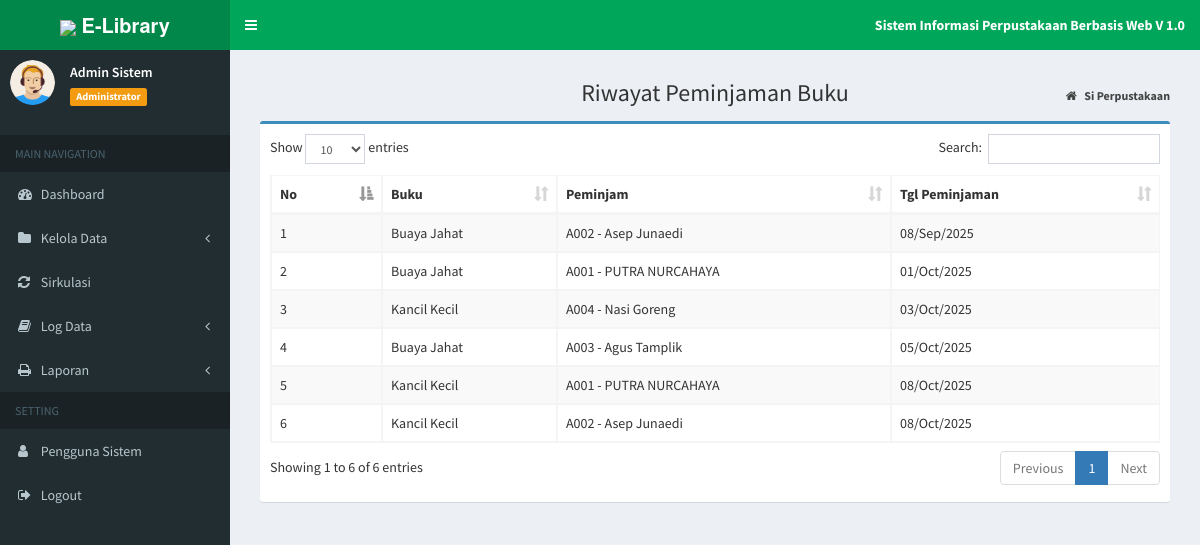
The app's page /index.php?page=log_pinjam (signed in) with its own data.
### tables this page shows
CREATE TABLE `log_pinjam` (
  `id_log` int(11) NOT NULL,
  `id_buku` varchar(10) NOT NULL,
  `id_anggota` varchar(10) NOT NULL,
  `tgl_pinjam` date NOT NULL
);

CREATE TABLE `tb_buku` (
  `id_buku` varchar(10) NOT NULL,
  `judul_buku` varchar(50) NOT NULL,
  `pengarang` varchar(50) NOT NULL,
  `penerbit` varchar(50) NOT NULL,
  `th_terbit` year(4) NOT NULL
);

CREATE TABLE `tb_anggota` (
  `id_anggota` varchar(10) NOT NULL,
  `nama` varchar(50) NOT NULL,
  `jekel` enum('Laki-laki','Perempuan') NOT NULL,
  `kelas` varchar(50) NOT NULL,
  `no_hp` varchar(15) NOT NULL
);

### admin/log/log_pinjam.php (the view)
<section class="content-header">
	<h1 style="text-align:center;">
		Riwayat Peminjaman Buku
	</h1>
	<ol class="breadcrumb">
		<li>
			<a href="index.php">
				<i class="fa fa-home"></i>
				<b>Si Perpustakaan</b>
			</a>
		</li>
	</ol>
</section>
<section class="content">
	<div class="box box-primary">
		<div class="box-body">
			<div class="table-responsive">
				<table id="example1" class="table table-bordered table-striped">
					<thead>
						<tr>
							<th>No</th>
							<th>Buku</th>
							<th>Peminjam</th>
							<th>Tgl Peminjaman</th>
						</tr>
					</thead>
					<tbody>
						<?php
                  $no = 1;
                  $sql = $koneksi->query("SELECT b.judul_buku, a.id_anggota, a.nama, l.tgl_pinjam
                  from log_pinjam l inner join tb_buku b on l.id_buku=b.id_buku
				  inner join tb_anggota a on l.id_anggota=a.id_anggota order by tgl_pinjam asc");
                  while ($data= $sql->fetch_assoc()) {
                ?>
						<tr>
							<td>
								<?php echo $no++; ?>
							</td>
							<td>
								<?php echo $data['judul_buku']; ?>
							</td>
							<td>
								<?php echo $data['id_anggota']; ?>
								-
								<?php echo $data['nama']; ?>
							</td>
							<td>
								<?php  $tgl = $data['tgl_pinjam']; echo date("d/M/Y", strtotime($tgl))?>
							</td>
						</tr>
						<?php
                  }
                ?>
					</tbody>
				</table>
			</div>
		</div>
	</div>
</section>

### index.php (shortened to what this page needs)
<?php
if (isset($_SESSION["ses_username"]) == "") {
	header("location: login.php");
} else {
	$data_nama = $_SESSION["ses_nama"];
	$data_level = $_SESSION["ses_level"];
}
include "inc/koneksi.php";
?>
<!DOCTYPE html>
<html>
<head>
	<link rel="stylesheet" href="bootstrap/css/bootstrap.min.css">
	<link rel="stylesheet" href="https://cdnjs.cloudflare.com/ajax/libs/font-awesome/4.5.0/css/font-awesome.min.css">
	<link rel="stylesheet" href="https://cdnjs.cloudflare.com/ajax/libs/ionicons/2.0.1/css/ionicons.min.css">
	<link rel="stylesheet" href="plugins/datatables/dataTables.bootstrap.css">
	<link rel="stylesheet" href="plugins/select2/select2.min.css">
	<link rel="stylesheet" href="dist/css/AdminLTE.min.css">
	<link rel="stylesheet" href="dist/css/skins/_all-skins.min.css">
</head>
<body class="hold-transition skin-green sidebar-mini">
	<div class="wrapper">
		<header class="main-header">
			<a href="index.php" class="logo">
				<span class="logo-lg">
					<img src="dist/img/logo.png" width="37px">
					<b>E-Library</b>
				</span>
			</a>
			<nav class="navbar navbar-static-top">
				<a href="#" class="sidebar-toggle" data-toggle="offcanvas" role="button">
				</a>
				<div class="navbar-custom-menu">
					<ul class="nav navbar-nav">
						<li class="dropdown messages-menu">
							<a class="dropdown-toggle">
								<span>
									<b>
										Sistem Informasi Perpustakaan Berbasis Web V 1.0
									</b>
								</span>
							</a>
						</li>
					</ul>
				</div>
			</nav>
		</header>
		<aside class="main-sidebar">
			<section class="sidebar">
				</<b>
				<div class="user-panel">
					<div class="pull-left image">
						<img src="dist/img/avatar.png" class="img-circle" alt="User Image">
					</div>
					<div class="pull-left info">
						<p>
							<?php echo $data_nama; ?>
						</p>
						<span class="label label-warning">
							<?php echo $data_level; ?>
						</span>
					</div>
				</div>
				<ul class="sidebar-menu">
					<li class="header">MAIN NAVIGATION</li>
					<?php
					if ($data_level == "Administrator") {
					?>
						<li class="treeview">
							<a href="?page=admin">
								<i class="fa fa-dashboard"></i>
								<span>Dashboard</span>
							</a>
						</li>
						<li class="treeview">
							<a href="#">
								<i class="fa fa-folder"></i>
								<span>Kelola Data</span>
								<span class="pull-right-container">
									<i class="fa fa-angle-left pull-right"></i>
								</span>
							</a>
						</li>
						<li class="treeview">
							<a href="?page=data_sirkul">
								<i class="fa fa-refresh"></i>
								<span>Sirkulasi</span>
							</a>
						</li>
						<li class="treeview">
							<a href="#">
								<i class="fa fa-book"></i>
								<span>Log Data</span>
								<span class="pull-right-container">
									<i class="fa fa-angle-left pull-right"></i>
								</span>
							</a>
						</li>
						<li class="treeview">
							<a href="#">
								<i class="fa fa-print"></i>
								<span>Laporan</span>
								<span class="pull-right-container">
									<i class="fa fa-angle-left pull-right"></i>
								</span>
							</a>
						</li>
						<li class="header">SETTING</li>
						<li class="treeview">
							<a href="?page=MyApp/data_pengguna">
								<i class="fa fa-user"></i>
								<span>Pengguna Sistem</span>
							</a>
						</li>
					<?php
					}
					?>
					<li>
						<a href="logout.php" onclick="return confirm('Anda yakin keluar dari aplikasi ?')">
							<i class="fa fa-sign-out"></i>
							<span>Logout</span>
						</a>
					</li>
			</section>
		</aside>
		<div class="content-wrapper">
			<section class="content">
				<?php
				if (isset($_GET['page'])) {
					$hal = $_GET['page'];
					switch ($hal) {
						case 'log_pinjam':
							include "admin/log/log_pinjam.php";
							break;
					}
				} else {
					if ($data_level == "Administrator") {
						include "home/admin.php";
					} elseif ($data_level == "Petugas") {
						include "home/petugas.php";
					}
				}
				?>
			</section>
		</div>
</body>
</html>

### records on screen
log_pinjam: id_buku.judul_buku "Buaya Jahat", id_anggota.id_anggota "A002", id_anggota.nama "Asep Junaedi", tgl_pinjam "08/Sep/2025"
log_pinjam: id_buku.judul_buku "Buaya Jahat", id_anggota.id_anggota "A001", id_anggota.nama "PUTRA NURCAHAYA", tgl_pinjam "01/Oct/2025"
log_pinjam: id_buku.judul_buku "Kancil Kecil", id_anggota.id_anggota "A004", id_anggota.nama "Nasi Goreng", tgl_pinjam "03/Oct/2025"
log_pinjam: id_buku.judul_buku "Buaya Jahat", id_anggota.id_anggota "A003", id_anggota.nama "Agus Tamplik", tgl_pinjam "05/Oct/2025"
log_pinjam: id_buku.judul_buku "Kancil Kecil", id_anggota.id_anggota "A001", id_anggota.nama "PUTRA NURCAHAYA", tgl_pinjam "08/Oct/2025"
log_pinjam: id_buku.judul_buku "Kancil Kecil", id_anggota.id_anggota "A002", id_anggota.nama "Asep Junaedi", tgl_pinjam "08/Oct/2025"

### other values on screen
$data_nama "Admin Sistem"
$data_level "Administrator"
